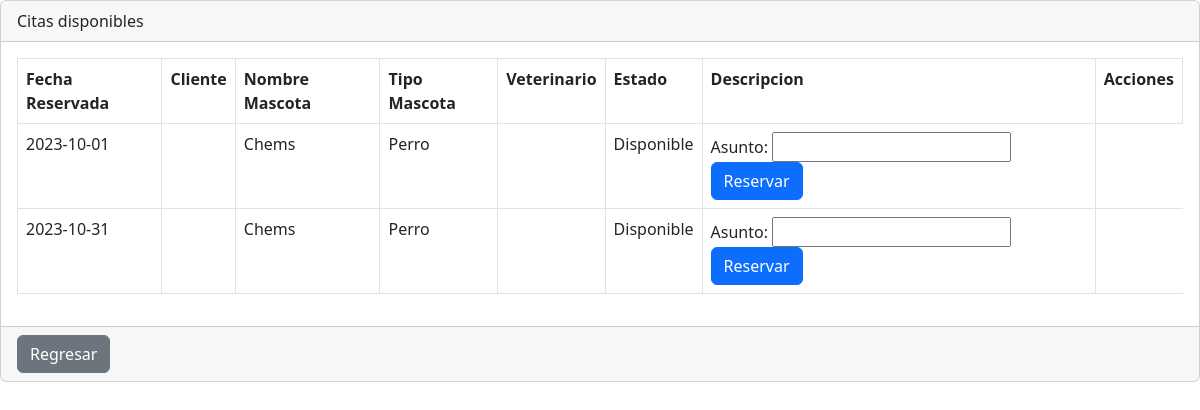
The app's page /reserva-cita.php, older data.
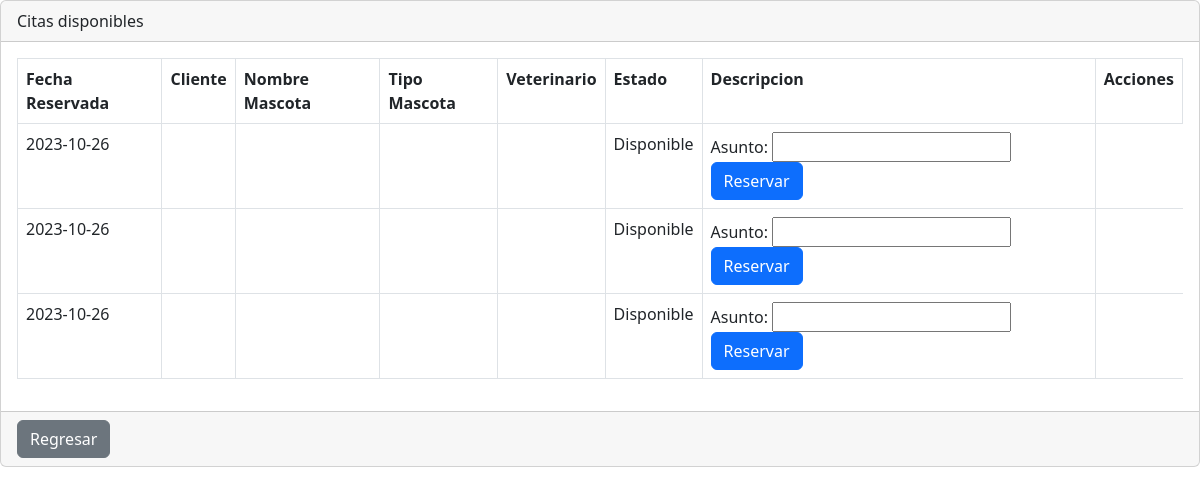
The same page, newer data.
### tables this page shows
CREATE TABLE `reservadecitas` (
  `id` int(8) NOT NULL,
  `fechareserva` date NOT NULL,
  `hora` varchar(10) NOT NULL,
  `asunto` varchar(255) NOT NULL,
  `estado` tinyint(1) NOT NULL,
  `id_administrador` int(8) NOT NULL,
  `id_veterinario` int(8) NOT NULL,
  `id_cliente` int(8) DEFAULT NULL
);

### reserva-cita.php (the view, shortened to what this page needs)
<?php
include("./config/bd.php");
function getReservaciones($conn) {
    $sql = "SELECT rc.id, rc.fechareserva, rc.asunto,
    (SELECT nombre FROM cliente WHERE id = rc.id_cliente) as clientes,
    (SELECT nombre FROM veterinario WHERE id = rc.id_veterinario) as veterinario,
    (CASE WHEN rc.estado = 1 THEN 'Disponible' WHEN rc.estado = 2 THEN 'Reservado' WHEN rc.estado = 3 THEN 'Atendido' ELSE 'Cancelado' END) as estado1,
    (SELECT m.nombre FROM mascota m
     JOIN cliente c ON m.id_cliente = c.id
     WHERE c.id = rc.id_cliente) as nombre_mascota,
    (SELECT m.tipo FROM mascota m
     JOIN cliente c ON m.id_cliente = c.id
     WHERE c.id = rc.id_cliente) as tipo_mascota
    FROM reservadecitas rc where estado=1";
    $result = $conn->query($sql);
    if ($result->num_rows > 0) {
        return $result->fetch_all(MYSQLI_ASSOC);
    } else {
        return [];
    }
}
$idUsuario = isset($_GET['id']) && is_numeric($_GET['id']) ? intval($_GET['id']) : 0;
$reservations = getReservaciones($conn);
?>
<!DOCTYPE html>
<html lang="en">
<head>
    <link rel="stylesheet" href="css/bienvenido.css">
    <link href="https://cdn.jsdelivr.net/npm/bootstrap@5.2.1/dist/css/bootstrap.min.css" rel="stylesheet"
>
</head>
<body>
    <div class="card">
        <div class="card-header">
            Citas disponibles
        </div>
        <div class="card-body">
            <div class="table-responsive-sm">
                <table class="table table-bordered" id="tabla_id">
                    <tr>
                        <th>Fecha Reservada</th>
                        <th>Cliente</th>
                        <th>Nombre Mascota</th>
                        <th>Tipo Mascota</th>
                        <th>Veterinario</th>
                        <th>Estado</th>
                        <th>Descripcion</th>
                        <th>Acciones</th>
                    </tr>
                    <tbody>
                        <?php foreach ($reservations as $reservation) : ?>
                            <tr>
                                <td><?php echo $reservation['fechareserva']; ?></td>
                                <td><?php echo $reservation['clientes']; ?></td>
                                <td><?php echo $reservation['nombre_mascota']; ?></td>
                                <td><?php echo $reservation['tipo_mascota']; ?></td>
                                <td><?php echo $reservation['veterinario']; ?></td>
                                <td><?php echo $reservation['estado1']; ?></td>
                                <td>
                                    <form action="./reservar-cita.php" method="POST">
                                        <label for="asunto">Asunto:</label>
                                        <input type="text" name="asunto" required>
                                        <button type="submit" class="btn btn-primary">Reservar</button>
                                    </form>
                                </td>
                            </tr>
                        <?php endforeach; ?>
                    </tbody>
                </table>
            </div>
        </div>
        <div class="card-footer text-muted">
            <a href="./bienvenido.php?id=<?php echo $idUsuario; ?>" class="btn btn-secondary">Regresar</a>
        </div>
    </div>
</body>
</html>

Row changes from the older to the newer data that the page shows:
removed reservadecitas: fechareserva "2023-10-01", nombre_mascota "Chems", tipo_mascota "Perro", estado1 "Disponible"
removed reservadecitas: fechareserva "2023-10-31", nombre_mascota "Chems", tipo_mascota "Perro", estado1 "Disponible"
added reservadecitas: fechareserva "2023-10-26", estado1 "Disponible"
added reservadecitas: fechareserva "2023-10-26", estado1 "Disponible"
added reservadecitas: fechareserva "2023-10-26", estado1 "Disponible"
